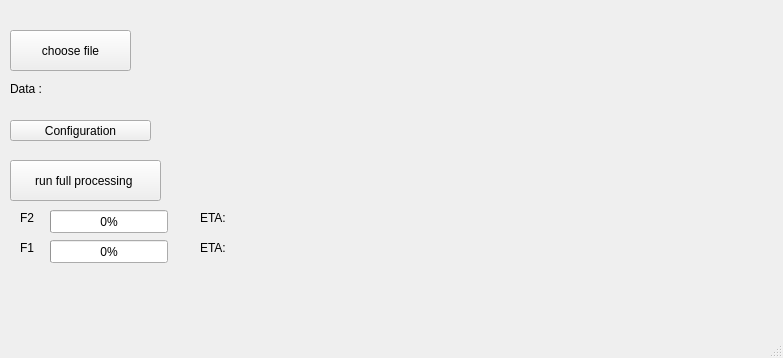
<?xml version="1.0" encoding="UTF-8"?>
<ui version="4.0">
 <class>MainWindow</class>
 <widget class="QMainWindow" name="MainWindow">
  <property name="geometry">
   <rect>
    <x>0</x>
    <y>0</y>
    <width>783</width>
    <height>358</height>
   </rect>
  </property>
  <property name="cursor">
   <cursorShape>ArrowCursor</cursorShape>
  </property>
  <property name="windowTitle">
   <string>Processing FTICR2D</string>
  </property>
  <widget class="QWidget" name="centralwidget">
   <widget class="QLabel" name="label">
    <property name="geometry">
     <rect>
      <x>840</x>
      <y>750</y>
      <width>121</width>
      <height>21</height>
     </rect>
    </property>
    <property name="text">
     <string/>
    </property>
   </widget>
   <widget class="QPushButton" name="pushButton">
    <property name="geometry">
     <rect>
      <x>10</x>
      <y>160</y>
      <width>151</width>
      <height>41</height>
     </rect>
    </property>
    <property name="text">
     <string>run full processing </string>
    </property>
   </widget>
   <widget class="QLabel" name="label_4">
    <property name="geometry">
     <rect>
      <x>10</x>
      <y>80</y>
      <width>621</width>
      <height>17</height>
     </rect>
    </property>
    <property name="text">
     <string>Data : </string>
    </property>
   </widget>
   <widget class="QPushButton" name="pushButton_2">
    <property name="geometry">
     <rect>
      <x>10</x>
      <y>120</y>
      <width>141</width>
      <height>21</height>
     </rect>
    </property>
    <property name="text">
     <string>Configuration</string>
    </property>
   </widget>
   <widget class="QPushButton" name="pushButton_3">
    <property name="geometry">
     <rect>
      <x>10</x>
      <y>30</y>
      <width>121</width>
      <height>41</height>
     </rect>
    </property>
    <property name="text">
     <string>choose file</string>
    </property>
   </widget>
   <widget class="QProgressBar" name="progressBar">
    <property name="geometry">
     <rect>
      <x>50</x>
      <y>210</y>
      <width>118</width>
      <height>23</height>
     </rect>
    </property>
    <property name="value">
     <number>0</number>
    </property>
   </widget>
   <widget class="QProgressBar" name="progressBar_2">
    <property name="geometry">
     <rect>
      <x>50</x>
      <y>240</y>
      <width>118</width>
      <height>23</height>
     </rect>
    </property>
    <property name="value">
     <number>0</number>
    </property>
   </widget>
   <widget class="QLabel" name="label_2">
    <property name="geometry">
     <rect>
      <x>20</x>
      <y>210</y>
      <width>31</width>
      <height>16</height>
     </rect>
    </property>
    <property name="text">
     <string>F2</string>
    </property>
   </widget>
   <widget class="QLabel" name="label_3">
    <property name="geometry">
     <rect>
      <x>20</x>
      <y>240</y>
      <width>31</width>
      <height>16</height>
     </rect>
    </property>
    <property name="text">
     <string>F1</string>
    </property>
   </widget>
   <widget class="QLabel" name="label_5">
    <property name="geometry">
     <rect>
      <x>200</x>
      <y>210</y>
      <width>101</width>
      <height>16</height>
     </rect>
    </property>
    <property name="text">
     <string>ETA:</string>
    </property>
   </widget>
   <widget class="QLabel" name="label_6">
    <property name="geometry">
     <rect>
      <x>200</x>
      <y>240</y>
      <width>101</width>
      <height>16</height>
     </rect>
    </property>
    <property name="text">
     <string>ETA:</string>
    </property>
   </widget>
  </widget>
  <widget class="QMenuBar" name="menubar">
   <property name="geometry">
    <rect>
     <x>0</x>
     <y>0</y>
     <width>783</width>
     <height>22</height>
    </rect>
   </property>
  </widget>
  <widget class="QStatusBar" name="statusbar"/>
 </widget>
 <resources/>
 <connections/>
</ui>
